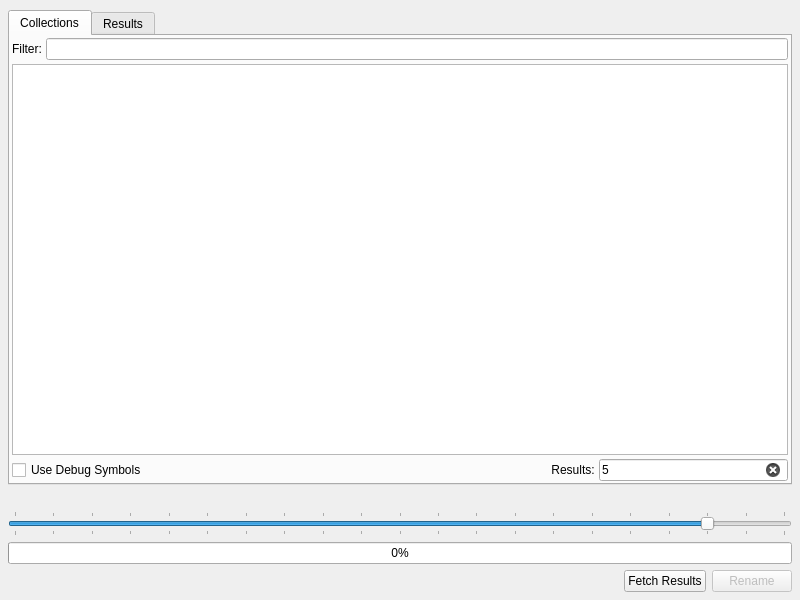
<?xml version="1.0" encoding="UTF-8"?>
<ui version="4.0">
 <class>FunctionSimilarityPanel</class>
 <widget class="QFrame" name="FunctionSimilarityPanel">
  <property name="geometry">
   <rect>
    <x>0</x>
    <y>0</y>
    <width>800</width>
    <height>600</height>
   </rect>
  </property>
  <property name="contextMenuPolicy">
   <enum>Qt::NoContextMenu</enum>
  </property>
  <property name="windowTitle">
   <string>RevEng.AI Toolkit: Function Rename</string>
  </property>
  <property name="layoutDirection">
   <enum>Qt::LeftToRight</enum>
  </property>
  <layout class="QVBoxLayout" name="verticalLayout">
   <property name="sizeConstraint">
    <enum>QLayout::SetDefaultConstraint</enum>
   </property>
   <property name="leftMargin">
    <number>8</number>
   </property>
   <property name="topMargin">
    <number>10</number>
   </property>
   <property name="rightMargin">
    <number>8</number>
   </property>
   <property name="bottomMargin">
    <number>8</number>
   </property>
   <item>
    <widget class="QTabWidget" name="tabWidget">
     <property name="currentIndex">
      <number>0</number>
     </property>
     <property name="tabBarAutoHide">
      <bool>false</bool>
     </property>
     <widget class="QWidget" name="tab">
      <attribute name="title">
       <string>Collections</string>
      </attribute>
      <layout class="QVBoxLayout">
       <property name="spacing">
        <number>4</number>
       </property>
       <property name="sizeConstraint">
        <enum>QLayout::SetDefaultConstraint</enum>
       </property>
       <property name="leftMargin">
        <number>2</number>
       </property>
       <property name="topMargin">
        <number>2</number>
       </property>
       <property name="rightMargin">
        <number>2</number>
       </property>
       <property name="bottomMargin">
        <number>2</number>
       </property>
       <item>
        <layout class="QHBoxLayout">
         <item>
          <widget class="QLabel" name="label">
           <property name="text">
            <string>Filter:</string>
           </property>
           <property name="textFormat">
            <enum>Qt::PlainText</enum>
           </property>
           <property name="alignment">
            <set>Qt::AlignCenter</set>
           </property>
           <property name="indent">
            <number>0</number>
           </property>
          </widget>
         </item>
         <item>
          <widget class="QLineEdit" name="collectionsFilter">
           <property name="clearButtonEnabled">
            <bool>true</bool>
           </property>
          </widget>
         </item>
        </layout>
       </item>
       <item>
        <widget class="QTableView" name="collectionsTable">
         <property name="contextMenuPolicy">
          <enum>Qt::NoContextMenu</enum>
         </property>
         <property name="editTriggers">
          <set>QAbstractItemView::NoEditTriggers</set>
         </property>
         <property name="selectionMode">
          <enum>QAbstractItemView::SingleSelection</enum>
         </property>
         <property name="selectionBehavior">
          <enum>QAbstractItemView::SelectRows</enum>
         </property>
         <property name="showGrid">
          <bool>true</bool>
         </property>
         <property name="gridStyle">
          <enum>Qt::SolidLine</enum>
         </property>
         <property name="sortingEnabled">
          <bool>false</bool>
         </property>
         <property name="wordWrap">
          <bool>false</bool>
         </property>
         <property name="cornerButtonEnabled">
          <bool>false</bool>
         </property>
         <attribute name="horizontalHeaderMinimumSectionSize">
          <number>20</number>
         </attribute>
         <attribute name="horizontalHeaderHighlightSections">
          <bool>false</bool>
         </attribute>
         <attribute name="horizontalHeaderStretchLastSection">
          <bool>true</bool>
         </attribute>
         <attribute name="verticalHeaderVisible">
          <bool>false</bool>
         </attribute>
         <attribute name="verticalHeaderMinimumSectionSize">
          <number>20</number>
         </attribute>
         <attribute name="verticalHeaderHighlightSections">
          <bool>false</bool>
         </attribute>
        </widget>
       </item>
       <item>
        <layout class="QHBoxLayout">
         <item>
          <widget class="QCheckBox" name="checkBox">
           <property name="text">
            <string>Use Debug Symbols</string>
           </property>
          </widget>
         </item>
         <item>
          <spacer name="horizontalSpacer_3">
           <property name="orientation">
            <enum>Qt::Horizontal</enum>
           </property>
           <property name="sizeHint" stdset="0">
            <size>
             <width>400</width>
             <height>10</height>
            </size>
           </property>
          </spacer>
         </item>
         <item>
          <widget class="QLabel" name="label_2">
           <property name="text">
            <string>Results:</string>
           </property>
           <property name="textFormat">
            <enum>Qt::PlainText</enum>
           </property>
           <property name="alignment">
            <set>Qt::AlignCenter</set>
           </property>
           <property name="indent">
            <number>0</number>
           </property>
          </widget>
         </item>
         <item>
          <widget class="QLineEdit" name="lineEdit">
           <property name="text">
           <string>5</string>
          </property>
           <property name="alignment">
            <set>Qt::AlignCenter|Qt::AlignHCenter|Qt::AlignLeading|Qt::AlignLeft|Qt::AlignVCenter</set>
           </property>
           <property name="clearButtonEnabled">
            <bool>true</bool>
           </property>
          </widget>
         </item>
        </layout>
       </item>
      </layout>
     </widget>
     <widget class="QWidget" name="tab_2">
      <attribute name="title">
       <string>Results</string>
      </attribute>
      <layout class="QVBoxLayout">
       <property name="spacing">
        <number>4</number>
       </property>
       <property name="sizeConstraint">
        <enum>QLayout::SetDefaultConstraint</enum>
       </property>
       <property name="leftMargin">
        <number>2</number>
       </property>
       <property name="topMargin">
        <number>2</number>
       </property>
       <property name="rightMargin">
        <number>2</number>
       </property>
       <property name="bottomMargin">
        <number>2</number>
       </property>
       <item>
        <widget class="QTableView" name="resultsTable">
         <property name="contextMenuPolicy">
          <enum>Qt::CustomContextMenu</enum>
         </property>
         <property name="editTriggers">
          <set>QAbstractItemView::NoEditTriggers</set>
         </property>
         <property name="selectionMode">
          <enum>QAbstractItemView::SingleSelection</enum>
         </property>
         <property name="selectionBehavior">
          <enum>QAbstractItemView::SelectRows</enum>
         </property>
         <property name="showGrid">
          <bool>true</bool>
         </property>
         <property name="gridStyle">
          <enum>Qt::SolidLine</enum>
         </property>
         <property name="sortingEnabled">
          <bool>false</bool>
         </property>
         <property name="wordWrap">
          <bool>false</bool>
         </property>
         <property name="cornerButtonEnabled">
          <bool>false</bool>
         </property>
         <attribute name="horizontalHeaderMinimumSectionSize">
          <number>20</number>
         </attribute>
         <attribute name="horizontalHeaderHighlightSections">
          <bool>false</bool>
         </attribute>
         <attribute name="horizontalHeaderStretchLastSection">
          <bool>true</bool>
         </attribute>
         <attribute name="verticalHeaderVisible">
          <bool>false</bool>
         </attribute>
         <attribute name="verticalHeaderMinimumSectionSize">
          <number>20</number>
         </attribute>
         <attribute name="verticalHeaderHighlightSections">
          <bool>false</bool>
         </attribute>
        </widget>
       </item>
      </layout>
     </widget>
    </widget>
   </item>
   <item>
    <widget class="QLabel" name="description">
     <property name="textFormat">
      <enum>Qt::RichText</enum>
     </property>
     <property name="alignment">
      <set>Qt::AlignCenter</set>
     </property>
     <property name="wordWrap">
      <bool>true</bool>
     </property>
     <property name="margin">
      <number>4</number>
     </property>
    </widget>
   </item>
   <item>
    <widget class="QSlider" name="confidenceSlider">
     <property name="maximum">
      <number>100</number>
     </property>
     <property name="pageStep">
      <number>5</number>
     </property>
     <property name="sliderPosition">
      <number>90</number>
     </property>
     <property name="orientation">
      <enum>Qt::Horizontal</enum>
     </property>
     <property name="invertedAppearance">
      <bool>false</bool>
     </property>
     <property name="invertedControls">
      <bool>false</bool>
     </property>
     <property name="tickPosition">
      <enum>QSlider::TicksBothSides</enum>
     </property>
     <property name="tickInterval">
      <number>5</number>
     </property>
    </widget>
   </item>
   <item>
    <widget class="QProgressBar" name="progressBar">
     <property name="value">
      <number>0</number>
     </property>
     <property name="alignment">
      <set>Qt::AlignCenter</set>
     </property>
     <property name="invertedAppearance">
      <bool>false</bool>
     </property>
    </widget>
   </item>
   <item>
    <layout class="QHBoxLayout" name="horizontalLayout">
     <item>
      <spacer name="horizontalSpacer">
       <property name="orientation">
        <enum>Qt::Horizontal</enum>
       </property>
       <property name="sizeHint" stdset="0">
        <size>
         <width>40</width>
         <height>20</height>
        </size>
       </property>
      </spacer>
     </item>
     <item>
      <widget class="QPushButton" name="fetchButton">
       <property name="text">
        <string>Fetch Results</string>
       </property>
      </widget>
     </item>
     <item>
      <widget class="QPushButton" name="renameButton">
       <property name="enabled">
        <bool>false</bool>
       </property>
       <property name="text">
        <string>Rename</string>
       </property>
      </widget>
     </item>
    </layout>
   </item>
  </layout>
 </widget>
 <resources/>
 <connections/>
</ui>
